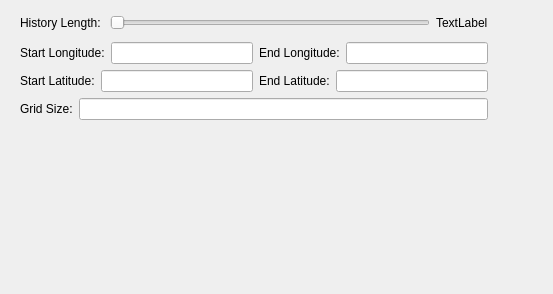
<?xml version="1.0" encoding="UTF-8"?>
<ui version="4.0">
 <class>Form</class>
 <widget class="QWidget" name="Form">
  <property name="geometry">
   <rect>
    <x>0</x>
    <y>0</y>
    <width>553</width>
    <height>294</height>
   </rect>
  </property>
  <property name="windowTitle">
   <string>Form</string>
  </property>
  <widget class="QWidget" name="">
   <property name="geometry">
    <rect>
     <x>20</x>
     <y>10</y>
     <width>468</width>
     <height>110</height>
    </rect>
   </property>
   <layout class="QVBoxLayout" name="verticalLayout">
    <item>
     <layout class="QHBoxLayout" name="horizontalLayout">
      <item>
       <widget class="QLabel" name="label">
        <property name="sizePolicy">
         <sizepolicy hsizetype="Fixed" vsizetype="Preferred">
          <horstretch>100</horstretch>
          <verstretch>0</verstretch>
         </sizepolicy>
        </property>
        <property name="text">
         <string>History Length: </string>
        </property>
       </widget>
      </item>
      <item>
       <widget class="QSlider" name="history_length_slider">
        <property name="orientation">
         <enum>Qt::Horizontal</enum>
        </property>
       </widget>
      </item>
      <item>
       <widget class="QLabel" name="history_length_label">
        <property name="text">
         <string>TextLabel</string>
        </property>
       </widget>
      </item>
     </layout>
    </item>
    <item>
     <layout class="QHBoxLayout" name="horizontalLayout_2">
      <item>
       <widget class="QLabel" name="label_2">
        <property name="sizePolicy">
         <sizepolicy hsizetype="Fixed" vsizetype="Preferred">
          <horstretch>100</horstretch>
          <verstretch>0</verstretch>
         </sizepolicy>
        </property>
        <property name="text">
         <string>Start Longitude:</string>
        </property>
       </widget>
      </item>
      <item>
       <widget class="QLineEdit" name="start_longitude_edit"/>
      </item>
      <item>
       <widget class="QLabel" name="label_3">
        <property name="text">
         <string>End Longitude:</string>
        </property>
       </widget>
      </item>
      <item>
       <widget class="QLineEdit" name="end_longitude_edit"/>
      </item>
     </layout>
    </item>
    <item>
     <layout class="QHBoxLayout" name="horizontalLayout_3">
      <item>
       <widget class="QLabel" name="label_4">
        <property name="sizePolicy">
         <sizepolicy hsizetype="Fixed" vsizetype="Preferred">
          <horstretch>100</horstretch>
          <verstretch>0</verstretch>
         </sizepolicy>
        </property>
        <property name="text">
         <string>Start Latitude:</string>
        </property>
       </widget>
      </item>
      <item>
       <widget class="QLineEdit" name="start_latitude_edit"/>
      </item>
      <item>
       <widget class="QLabel" name="label_5">
        <property name="text">
         <string>End Latitude:</string>
        </property>
       </widget>
      </item>
      <item>
       <widget class="QLineEdit" name="end_latitude_edit"/>
      </item>
     </layout>
    </item>
    <item>
     <layout class="QHBoxLayout" name="horizontalLayout_4">
      <item>
       <widget class="QLabel" name="label_6">
        <property name="text">
         <string>Grid Size:</string>
        </property>
       </widget>
      </item>
      <item>
       <widget class="QLineEdit" name="grid_size_edit"/>
      </item>
     </layout>
    </item>
   </layout>
  </widget>
 </widget>
 <resources/>
 <connections/>
</ui>
